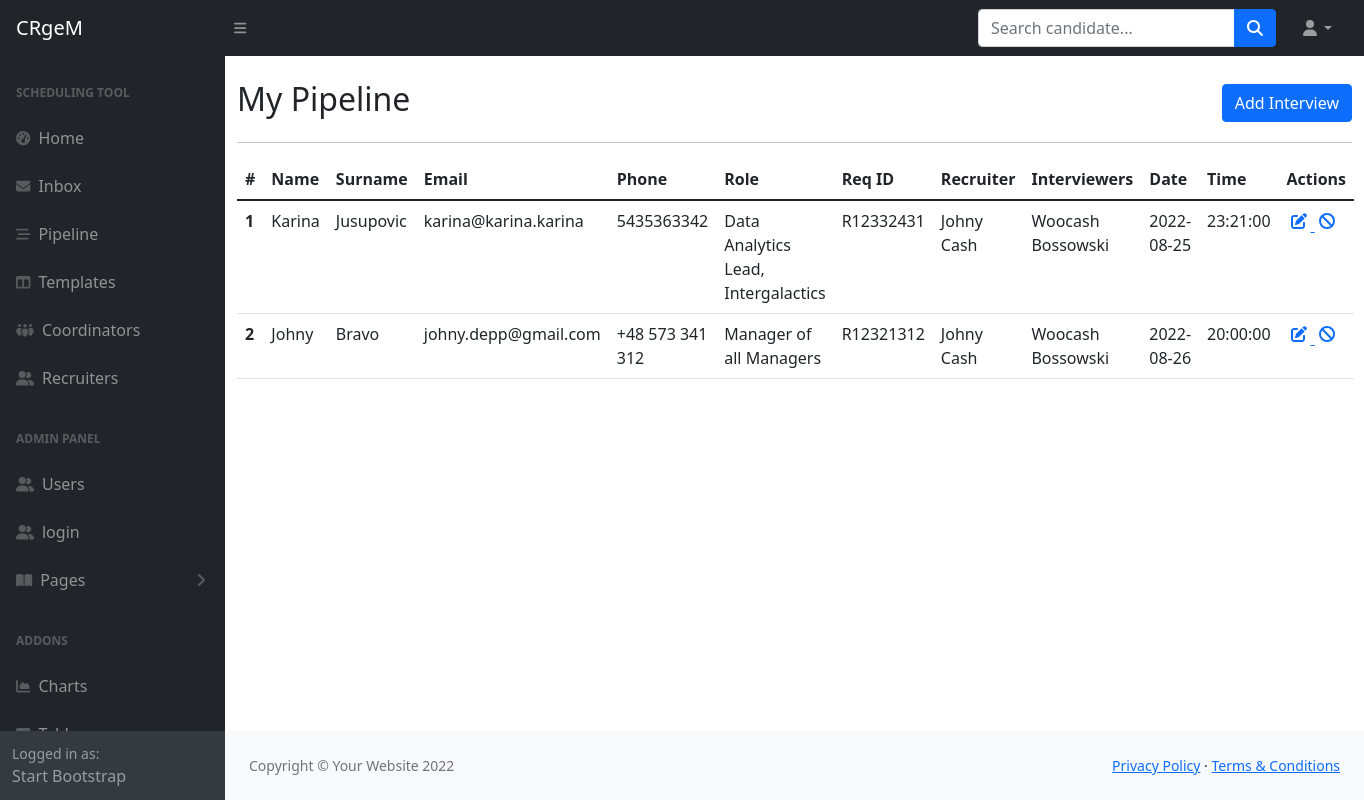
/pipeline, run on the app's committed database.
### main.py (models this page shows)
class Interview(db.Model):
    __tablename__="interviews"
    id = db.Column(db.Integer, primary_key=True)
    first_name = db.Column(db.String, nullable=False)
    last_name = db.Column(db.String, nullable=False)
    email = db.Column(db.String, nullable=False)
    phone = db.Column(db.String, nullable=False)
    req_id = db.Column(db.String, nullable=False)
    role = db.Column(db.String, nullable=False)
    recruiter = db.Column(db.String, nullable=False)
    interviewers = db.Column(db.String, nullable=False)
    date = db.Column(db.Date, nullable=True)
    time = db.Column(db.Time, nullable=True)
    notes = db.Column(db.Text, nullable=False)
    created_by = db.Column(db.Integer, nullable=False)
    creation_time = db.Column(db.DateTime, nullable=False)
    completion_time = db.Column(db.DateTime, nullable=True)

### main.py (the view)
@app.route('/pipeline')
def pipeline():
    interviews = db.session.query(Interview).all()
    return render_template('pipeline.html', interviews=interviews)

### templates/pipeline.html (shortened to what this page needs)
{% import "bootstrap/wtf.html" as wtf %}
{% include 'header.html' %}
<div id="layoutSidenav_content">
	<main>
		<div class="container mt-4">
			<div class="row d-flex align-items-center">
				<div class="col-lg-6">
					<h2>My Pipeline</h2>
				</div>
				<div class="col-lg-6 d-flex justify-content-end">
					<a class="btn btn-primary" href="{{url_for('pipeline_new', form=form)}}">Add Interview</a>
				</div>
			</div>
			<hr>
			{% if interviews|length == 0 %}
			<p>You don't have interviews in your pipeline. Please click on Add Interview button above to proceed with your first interview scheduling. Enjoy working with our CRM!</p>
			{% else %}
			<table class="table">
				  <thead>
				    <tr>
				      <th scope="col">#</th>
				      <th scope="col">Name</th>
				      <th scope="col">Surname</th>
				      <th scope="col">Email</th>
					    <th scope="col">Phone</th>
					    <th scope="col">Role</th>
					    <th scope="col">Req ID</th>
					    <th scope="col">Recruiter</th>
					    <th scope="col">Interviewers</th>
					    <th scope="col">Date</th>
					    <th scope="col">Time</th>
					    <th scope="col">Actions</th>
				    </tr>
				  </thead>
				  <tbody>
				  {% for interview in interviews %}
				    <tr>
				      <th scope="row">{{interview.id}}</th>
				      <td>{{interview.first_name}}</td>
				      <td>{{interview.last_name}}</td>
				      <td>{{interview.email}}</td>
					    <td>{{interview.phone}}</td>
					    <td>{{interview.role}}</td>
					    <td>{{interview.req_id}}</td>
					    <td>{{interview.recruiter}}</td>
					    <td>{{interview.interviewers}}</td>
					    <td>{{interview.date}}</td>
					    <td>{{interview.time}}</td>
					    <td>
						    <a href="{{url_for('pipeline_edit', interview_id=interview.id)}}">
							    <i class="fa-solid fa-pen-to-square p-1" title="edit template"></i>
						    <a href="{{url_for('pipeline_delete', interview_id=interview.id)}}">
						        <i class="fa-solid fa-ban p-1" title="delete template"></i>
					        </a>
					    </td>
				    </tr>
				  {% endfor %}
				  </tbody>
				</table>
			{% endif %}
		</div>
	</main>
{% include 'footer.html' %}

### templates/header.html (shortened to what this page needs)
<!DOCTYPE html>
<html lang="en">
    <head>
        <link href="https://cdn.jsdelivr.net/npm/simple-datatables@latest/dist/style.css" rel="stylesheet" />
        <link href="{{ url_for('static', filename='css/styles.css') }}" rel="stylesheet" />
    </head>
    <body class="sb-nav-fixed">
        <nav class="sb-topnav navbar navbar-expand navbar-dark bg-dark">
            <a class="navbar-brand ps-3" href="{{ url_for('home') }}">CRgeM</a>
            <button class="btn btn-link btn-sm order-1 order-lg-0 me-4 me-lg-0" id="sidebarToggle" href="#!"><i class="fas fa-bars"></i></button>
            <form class="d-none d-md-inline-block form-inline ms-auto me-0 me-md-3 my-2 my-md-0">
                <div class="input-group">
                    <input class="form-control" type="text" placeholder="Search candidate..." aria-label="Search for..." aria-describedby="btnNavbarSearch" />
                    <button class="btn btn-primary" id="btnNavbarSearch" type="button"><i class="fas fa-search"></i></button>
                </div>
            </form>
            <ul class="navbar-nav ms-auto ms-md-0 me-3 me-lg-4">
                <li class="nav-item dropdown">
                    <a class="nav-link dropdown-toggle" id="navbarDropdown" href="#" role="button" data-bs-toggle="dropdown" aria-expanded="false"><i class="fas fa-user fa-fw"></i></a>
                </li>
            </ul>
        </nav>
        <div id="layoutSidenav">
            <div id="layoutSidenav_nav">
                <nav class="sb-sidenav accordion sb-sidenav-dark" id="sidenavAccordion">
                    <div class="sb-sidenav-menu">
                        <div class="nav">
                            <div class="sb-sidenav-menu-heading">Scheduling tool</div>
                            <a class="nav-link" href={{url_for('home')}}>
                                <div class="sb-nav-link-icon"><i class="fas fa-tachometer-alt"></i></div>
                                Home
                            <a class="nav-link" href="#">
                                <div class="sb-nav-link-icon"><i class="fa-solid fa-envelope"></i></div>
                                Inbox
                            </a>
                            <a class="nav-link" href={{url_for('pipeline')}}>
                                <div class="sb-nav-link-icon"><i class="fa-solid fa-bars-staggered"></i></div>
                                Pipeline
                            </a>
                            <a class="nav-link" href={{url_for('templates')}}>
                                <div class="sb-nav-link-icon"><i class="fas fa-columns"></i></div>
                                Templates
                            </a>
                            <a class="nav-link" href='#'>
                                <div class="sb-nav-link-icon"><i class="fa-solid fa-people-group"></i></div>
                                Coordinators
                            </a>
                            <a class="nav-link" href="#">
                                <div class="sb-nav-link-icon"><i class="fa-solid fa-user-group"></i></div>
                                Recruiters
                            </a>
                            <div class="sb-sidenav-menu-heading">ADMIN PANEL</div>
                            <a class="nav-link" href="#">
                                <div class="sb-nav-link-icon"><i class="fa-solid fa-user-group"></i></div>
                                Users
                            </a>
                            <a class="nav-link" href="{{url_for('login')}}">
                                <div class="sb-nav-link-icon"><i class="fa-solid fa-user-group"></i></div>
                                login
                            </a>
                            <a class="nav-link collapsed" href="#" data-bs-toggle="collapse" data-bs-target="#collapsePages" aria-expanded="false" aria-controls="collapsePages">
                                <div class="sb-nav-link-icon"><i class="fas fa-book-open"></i></div>
                                Pages
                                <div class="sb-sidenav-collapse-arrow"><i class="fas fa-angle-down"></i></div>
                            </a>
                            <div class="sb-sidenav-menu-heading">Addons</div>
                            <a class="nav-link" href="charts.html">
                                <div class="sb-nav-link-icon"><i class="fas fa-chart-area"></i></div>
                                Charts
                            </a>
                            <a class="nav-link" href="tables.html">
                                <div class="sb-nav-link-icon"><i class="fas fa-table"></i></div>
                            </a>
                        </div>
                    </div>
                    <div class="sb-sidenav-footer">
                        <div class="small">Logged in as:</div>
                        Start Bootstrap
                    </div>
                </nav>
            </div>

### templates/footer.html (shortened to what this page needs)
<footer class="py-4 bg-light mt-auto">
                    <div class="container-fluid px-4">
                        <div class="d-flex align-items-center justify-content-between small">
                            <div class="text-muted">Copyright &copy; Your Website 2022</div>
                            <div>
                                <a href="#">Privacy Policy</a>
                                &middot;
                                <a href="#">Terms &amp; Conditions</a>
                            </div>
                        </div>
                    </div>
                </footer>
            </div>
        </div>
    </body>
</html>

### data on the page
Interview: id "1", first_name "Karina", last_name "Jusupovic", email "karina@karina.karina", phone "5435363342", role "Data Analytics Lead, Intergalactics", req_id "R12332431", recruiter "Johny Cash", interviewers "Woocash Bossowski", date "2022-08-25", time "23:21:00"
Interview: id "2", first_name "Johny", last_name "Bravo", email "johny.depp@gmail.com", phone "+48 573 341 312", role "Manager of all Managers", req_id "R12321312", recruiter "Johny Cash", interviewers "Woocash Bossowski", date "2022-08-26", time "20:00:00"
